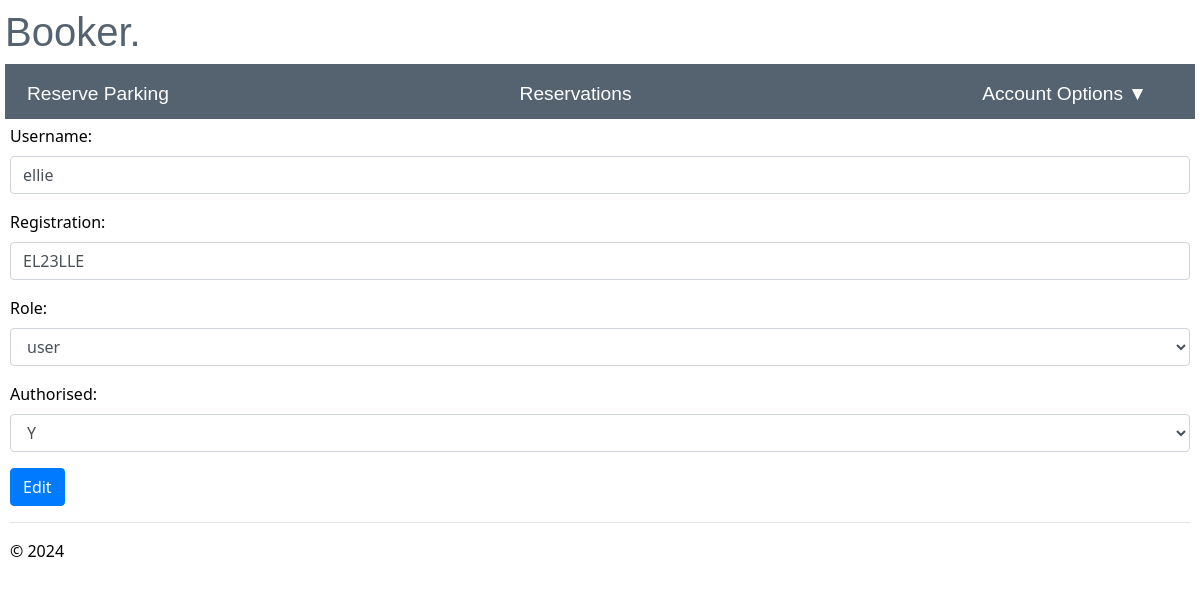
/edit_user/3 (signed in), run on the app's committed database.
### app/models/models.py (models this page shows)
class User(db.Model, UserMixin):
    id = db.Column(db.Integer, primary_key=True, nullable=False)
    username = db.Column(db.String(20), nullable=False, unique=True)
    registration = db.Column(db.String(9), nullable=False, unique=True)
    password = db.Column(db.String(255), nullable=False)
    role = db.Column(db.String(5), nullable=False, default='user')
    authorised =db.Column(db.String(1), nullable=False, default='N')
    failed_login_attempts = db.Column(db.Integer,nullable=False, default=0)
    reservation = db.relationship('reserve', backref='user')

### app/admin/routes.py (the view)
@bp.route("/edit_user/<int:id>", methods=['GET','POST'])
@login_required
@check_authorisation
@check_is_admin
def edit_user(id):
    admin = User.query.get_or_404(id)
    if request.method == "POST":
        current_app.logger.info('Username: %s accessed edit_user', current_user.username)
        admin.username = request.form['username']
        admin.registration = request.form['registration']
        admin.role = request.form['role']
        admin.authorised = request.form['authorised']
        try:
            db.session.commit()
            current_app.logger.info('Username: %s updated user account %s', current_user.username, admin.username)
            flash("User updated successfully")
            return redirect(url_for("admin.admin"))
        except Exception as e:
            current_app.logger.exception(e)
            flash("User failed to update")
            current_app.logger.warning('Username: %s failed to update user account %s', current_user.username, admin.username)
            return render_template("edit_user.html", admin=admin)
    else:
        return render_template("edit_user.html", admin=admin)

### app/__init__.py (called while the page is built)
def create_app():
    app = Flask(__name__)
    env_config = os.getenv("PROD_APP_SETTINGS", "config.Config")
    app.config.from_object(env_config)
    db.init_app(app)
    login_manager.init_app(app)
    app.logger.setLevel(logging.INFO)
    handler = RotatingFileHandler('app.log', maxBytes=10240, backupCount=10)
    handler.setLevel(logging.INFO)
    formatter = logging.Formatter('%(asctime)s - %(levelname)s - %(message)s', datefmt='%Y-%m-%d %H:%M:%S')
    handler.setFormatter(formatter)
    app.logger.addHandler(handler)
    from app.main import bp as main_bp
    app.register_blueprint(main_bp)
    from app.user import bp as user_bp
    app.register_blueprint(user_bp)
    from app.admin import bp as admin_bp
    app.register_blueprint(admin_bp)
    @login_manager.user_loader
    def load_user(user_id):
        return User.query.get(int(user_id))
    return app

### app/admin/routes.py (called while the page is built)
def check_is_admin(func):
    @wraps(func)
    def decorated_function(*args, **kwargs):
        if current_user.role == 'admin':
            return func(*args, **kwargs)
        else:
            current_app.logger.critical('Username: %s accessed attempted to access %s', current_user.username,func.__name__)
            flash("You are not authorised to access this page")
            return redirect(url_for("main.reserve_parking"))
    return decorated_function

### app/main/routes.py (called while the page is built)
def check_authorisation(func):
    @wraps(func)
    def decorated_function(*args, **kwargs):
        if current_user.authorised == 'Y':
            return func(*args, **kwargs)
        else:
            current_app.logger.warning('Username: %s attempted to access %s when they are not authorised', current_user.username, func.__name__)
            flash("You are not authorised to access this page")
            return redirect(url_for("user.login"))
    return decorated_function

### app/user/routes.py (called while the page is built)
@bp.before_app_request
def make_session_permanent():
    session.permanent = True
    current_app.permanent_session_lifetime = timedelta(seconds=60)

### app/admin/templates/edit_user.html (shortened to what this page needs)
{% extends "layout.html" %}
{% block content %}
<div class="edit_user">
    <form method='post' action='/edit_user/{{admin.id}}'>
            <label>Username:</label>
            <br>
                <input type='text' name='username' size="100" required class='form-control' value='{{admin.username}}' oninput="this.value=this.value.replace(/[^a-zA-Z0-9]/g, '')">
            <label>Registration:</label>
            <br>
                <input type='text' name='registration' size="100" required class='form-control' value='{{admin.registration}}' oninput="this.value=this.value.replace(/[^a-zA-Z0-9]/g, '')">
            <label>Role:</label>
            <br>
            <select name="role" id="role" class='form-control'>
                <option value = "{{admin.role}}">{{admin.role}}</option>
            </select>
            <label>Authorised:</label>
            <br>
            <select name="authorised" id="authorised" class='form-control'>
                <option value = "{{admin.authorised}}">{{admin.authorised}}</option>
            </select>
            <input type='submit' value='Edit' class='btn btn-primary'>
    </form>
{% endblock %}

### app/main/templates/layout.html (style rules this page uses)
body { padding: 8px 5px 8px 5px; }

### data on the page
User: username "ellie", registration "EL23LLE", role "user", authorised "Y"
